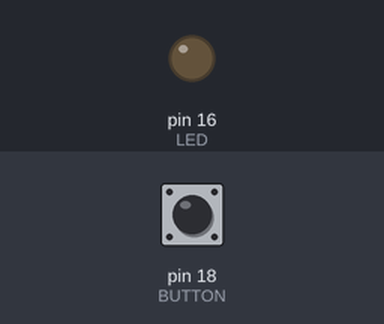
Bench run of a program on a simulated MicroPython board. Parts: output pins drawn as LEDs (lit = HIGH). Dashed ring = blinking. Inputs (shaded band) come from the test bench; at power-on: pin 18 (BUTTON) LOW.

Above: at 1.2 s.
1.3 s: pin 18 (BUTTON) pulled HIGH for 0.15 s
At 2.1 s:
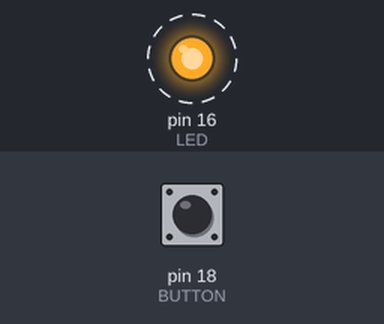
Timing chart, 0 to 10.4 s (numbered marks = the images above; inputs shaded):
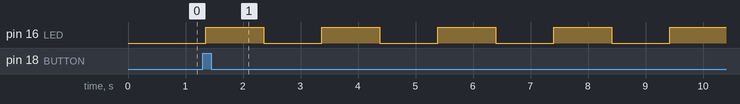

Measured:
- after the input at 1.3 s, pin 16 (LED): alternates HIGH for 1.0 s and LOW for 1.0 s, starting after 0.05 s

The program:

led.py
```python
#Allumer / éteindre
'''import machine
LED = machine.Pin(16,machine.Pin.OUT)
LED.value(1)'''

#Faire clignoter
'''import machine
import utime

LED = machine.Pin(16,machine.Pin.OUT)

while True:
    LED.value(1)
    utime.sleep(0.1)
    LED.value(0)
    utime.sleep(0.1)
'''

#Allumer /éteindre avec bouton
'''import machine
import utime

LED = machine.Pin(16,machine.Pin.OUT)
BUTTON = machine.Pin(18,machine.Pin.IN)

val = 0

while True:
    if BUTTON.value() == 1:
        LED.value(1)
        utime.sleep(1)
    elif BUTTON.value() == 0:
        LED.value(0)
        utime.sleep(1)
        '''
#Allumer au clic
'''import machine
import utime

LED = machine.Pin(16,machine.Pin.OUT)
BUTTON = machine.Pin(18,machine.Pin.IN)

val = 0

while True:
    if BUTTON.value() == 1:
        val = val+1
        utime.sleep(1)
    elif val == 2:
        val = 0
        utime.sleep(1)
    LED.value(val)'''

#Exercice (1 clic clignotant 0,50Hz, 2 clic plus rapide clignotant, 3 clic éteins)
import machine
import utime

# Configuration des broches (Pins)
# Broche 16 en sortie pour contrôler la LED
LED = machine.Pin(16, machine.Pin.OUT)
# Broche 18 en entrée pour lire le bouton, avec une résistance PULL_DOWN interne pour forcer l'état à 0 quand le bouton n'est pas pressé
BUTTON = machine.Pin(18, machine.Pin.IN, machine.Pin.PULL_DOWN)

# Variables globales pour suivre l'état du système
etat_clic = 0               # Compteur d'état (0=éteint, 1=lent, 2=rapide, 3=éteint)
dernier_etat_bouton = 0     # Mémorise l'état précédent du bouton pour détecter le changement
etat_avant_pause = 0        # Sauvegarde l'état avant d'entrer dans une pause

#Vérifie l'état du bouton et incrémente le compteur d'état si un clic est détecté et gère le rebond.
def gestion_bouton():
    global etat_clic, dernier_etat_bouton

    etat_actuel = BUTTON.value()

    # Détecte le passage de l'état relâché (0) à pressé (1)
    if etat_actuel == 1 and dernier_etat_bouton == 0:
        etat_clic += 1

        # Réinitialisation du cycle après le 3ème clic
        if etat_clic > 3:
            etat_clic = 0

        # Délai anti-rebond
        utime.sleep(0.05)

    # Met à jour la mémoire de l'état du bouton pour le prochain cycle
    dernier_etat_bouton = etat_actuel

#Met le programme en pause afin de découper le temps d'attente en petites tranches de 10ms pour vérifier le bouton
#en continu, ce qui permet d'interrompre la pause immédiatement si l'utilisateur clique. Sans ça, il fallait avoir de la chance lors d'un clic pour être détecté
def pause_check(millisecondes):
    global etat_avant_pause
    etat_avant_pause = etat_clic

    # Calcul du nombre de boucles de 10ms nécessaires
    boucles = millisecondes // 10

    for _ in range(boucles):
        gestion_bouton() # Lecture de l'état du bouton

        # Si le bouton a été pressé pendant l'attente, l'état change et on quitte la pause
        if etat_clic != etat_avant_pause:
            return

        utime.sleep(0.01) # Petite pause de 10ms

#Gère le comportement de la LED en fonction de l'état actuel (etat_clic).
def clignotant():
    if etat_clic == 1:
        # État 1 : Clignotement lent (0.5 Hz)
        LED.value(1)
        pause_check(1000)

        # Vérifie si l'utilisateur a cliqué pendant l'allumage avant d'éteindre
        if etat_clic == 1:
            LED.value(0)
            pause_check(1000)

    elif etat_clic == 2:
        # État 2 : Clignotement rapide
        LED.value(1)
        pause_check(100) # Attente de 100ms

        # Vérifie si l'utilisateur a cliqué pendant l'allumage avant d'éteindre
        if etat_clic == 2:
            LED.value(0)
            pause_check(100)

    elif etat_clic == 3 or etat_clic == 0:
        # État 3 ou 0 : LED éteinte
        LED.value(0)
        # Légère pause pour éviter que la boucle ne tourne à pleine vitesse pour rien
        utime.sleep(0.05)

# Boucle principale infinie
while True:
    gestion_bouton()
    clignotant()
```
